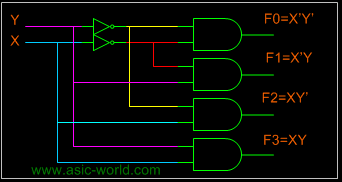
#> input picture data/real_schematics/decoder_2x4_asic.png, 342 x 182 px; its folder holds only this picture in this run
$ python augment_images.py
#> lines starting #> are read from the running program, lines starting #| are printed output that depends on the picture
"""
Image augmentation script for expanding the circuit dataset.
Creates variations of existing images through transformations.
"""

import random
from pathlib import Path
from typing import List, Tuple

from PIL import Image, ImageEnhance, ImageFilter, ImageOps
import pillow_avif


SUPPORTED_FORMATS = {'.png', '.jpg', '.jpeg', '.webp', '.avif', '.gif'}


class ImageAugmentor:
    """Creates augmented variations of images."""

    def __init__(self):
        self.transforms = [
            self._rotate,
            self._flip_horizontal,
            self._adjust_brightness,
            self._adjust_contrast,
            self._add_noise,
            self._scale,
            self._slight_skew,
            self._invert_colors,
            self._blur,
            self._sharpen,
        ]

    # [4 lines left out: function _rotate, not called in this run]

    def _flip_horizontal(self, img: Image.Image) -> Image.Image:
        """Horizontal flip."""
        return ImageOps.mirror(img)

    # [11 lines left out: functions _adjust_brightness, _adjust_contrast, not called in this run]

    def _add_noise(self, img: Image.Image) -> Image.Image:
        """Add slight noise/grain."""
        img_array = img.copy()
        width, height = img.size

        # Add random pixel noise
        pixels = img_array.load()
        for _ in range(int(width * height * 0.01)):  # 1% of pixels
            x = random.randint(0, width - 1)
            y = random.randint(0, height - 1)
            if img.mode == 'RGB':
                noise = tuple(random.randint(-30, 30) for _ in range(3))
                original = pixels[x, y]
                new_val = tuple(max(0, min(255, original[i] + noise[i])) for i in range(3))
                pixels[x, y] = new_val

        return img_array

    # [31 lines left out: functions _scale, _slight_skew, _invert_colors, not called in this run]

    def _blur(self, img: Image.Image) -> Image.Image:
        """Apply slight blur."""
        return img.filter(ImageFilter.GaussianBlur(radius=0.5))

    def _sharpen(self, img: Image.Image) -> Image.Image:
        """Apply sharpening."""
        return img.filter(ImageFilter.SHARPEN)

    def augment(self, img: Image.Image, num_transforms: int = 2,
                seed: int = None) -> Image.Image:
        """
        Apply random transforms to an image.

        Args:
            img: Input PIL Image
            num_transforms: Number of transforms to apply
            seed: Random seed for reproducibility
        """
        if seed is not None:
            random.seed(seed)

        # Ensure RGB mode
        if img.mode != 'RGB':
            img = img.convert('RGB')

        # Select and apply random transforms
        transforms = random.sample(self.transforms, min(num_transforms, len(self.transforms)))

        result = img.copy()
        for transform in transforms:
            result = transform(result)

        return result

    def create_variations(self, img: Image.Image, count: int) -> List[Image.Image]:
        """Create multiple unique variations of an image."""
        variations = []
        for i in range(count):
            # Use different seed for each variation
            augmented = self.augment(img, num_transforms=random.randint(1, 3), seed=i * 1000 + hash(str(img.size)))
            variations.append(augmented)
        return variations


def augment_dataset(data_dir: str, target_per_class: int = 30, max_augments_per_image: int = 3):
    """
    Augment existing images to reach target count per class.

    Args:
        data_dir: Path to data directory
        target_per_class: Target number of images per class
        max_augments_per_image: Maximum augmented versions per original image
    """
#> called with target_per_class = 30, max_augments_per_image = 3
    data_path = Path(data_dir)
    augmentor = ImageAugmentor()

    for class_dir in sorted(data_path.iterdir()):
        if not class_dir.is_dir() or class_dir.name.startswith('.'):
            continue

        class_name = class_dir.name

        # Get existing images
        existing_images = sorted([
            f for f in class_dir.iterdir()
            if f.suffix.lower() in SUPPORTED_FORMATS
        ])

        existing_count = len(existing_images)
        needed = target_per_class - existing_count

        if needed <= 0:
            print(f"{class_name}: Already has {existing_count} images")
            continue

        print(f"{class_name}: Need {needed} more images (have {existing_count})")

        # Calculate augmentations per image
        augments_per_image = min(max_augments_per_image, (needed // existing_count) + 1)
        created = 0
        next_idx = existing_count + 1

        for img_path in existing_images:
            if created >= needed:
                break

            try:
                with Image.open(img_path) as img:
#> img is the input picture: PIL image 342x182 RGB; mean R, G, B 7.8, 10.7, 6.4
                    img = img.convert('RGB')

                    # Create variations
                    num_to_create = min(augments_per_image, needed - created)
                    variations = augmentor.create_variations(img, num_to_create)
#> the loop in create_variations, `for i in range(count):` made 3 passes
#> pass 1, in _add_noise, `img_array = img.copy()`:
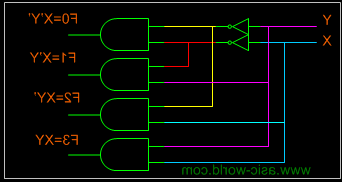
#> img_array: PIL image 342x182 RGB; mean R, G, B 7.8, 10.7, 6.4
#> pass 2, in create_variations, `augmented = self.augment(img, num_transforms=random.randint(1, 3), see..`:
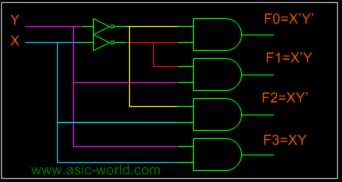
#> augmented: PIL image 342x182 RGB; mean R, G, B 7.8, 10.8, 6.5
#> after the loop in create_variations, `for i in range(count):`: variations = 3 items
#> variations = 3 items

                    for var_img in variations:
                        if created >= needed:
                            break

                        # Save with next available index
                        new_path = class_dir / f"{class_name}{next_idx}.png"
                        var_img.save(new_path)
                        next_idx += 1
                        created += 1
#> this loop made 3 passes
#> after the loop, created = 3; next_idx = 5

            except Exception as e:
                print(f"  Warning: Could not process {img_path.name}: {e}")

        print(f"  Created {created} augmented images")
#|   Created 3 augmented images


if __name__ == "__main__":
    import sys

    data_dir = Path(__file__).parent / "data"

    target = int(sys.argv[1]) if len(sys.argv) > 1 else 30
    max_aug = int(sys.argv[2]) if len(sys.argv) > 2 else 3

    print(f"Augmenting dataset to {target} images per class...")
    print(f"Max {max_aug} augmentations per original image\n")

    augment_dataset(data_dir, target, max_aug)
    print("\nDone!")
